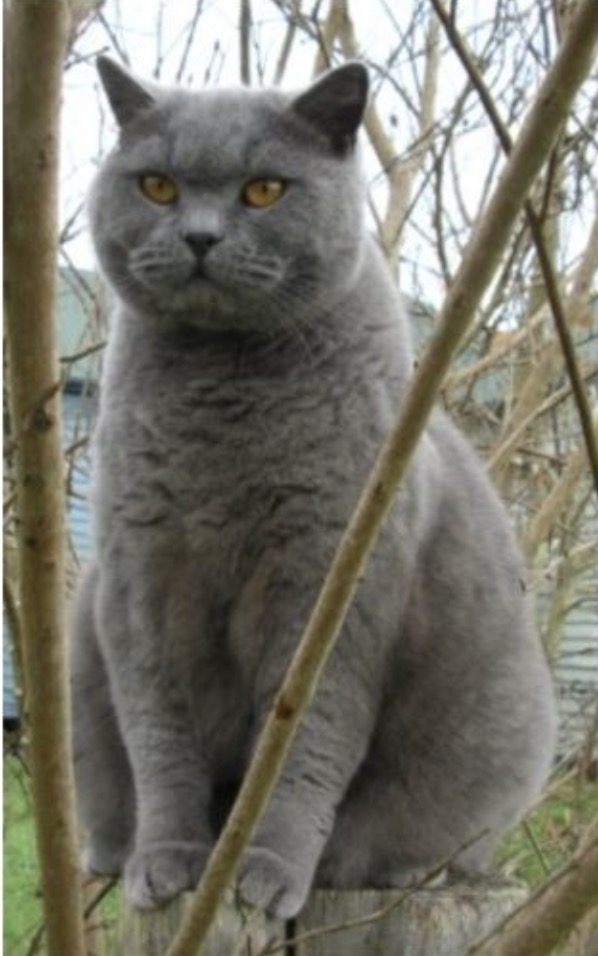
#> input picture cs231n/leaningPythonAndNumpy/test.png, 598 x 956 px
$ python leaningScipy.py   (older library calls are emulated)
#> lines starting #> are read from the running program, lines starting #| are printed output that depends on the picture
from scipy.misc import imread , imsave , imresize
img = imread('test.png')
#> img is the input picture: shape (956, 598, 3); mean R, G, B 118.7, 117.2, 106.6
print(img.dtype , img.shape)
#| uint8 (956, 598, 3)
img_tinted = img * [1 , 0.95 , 0.9]
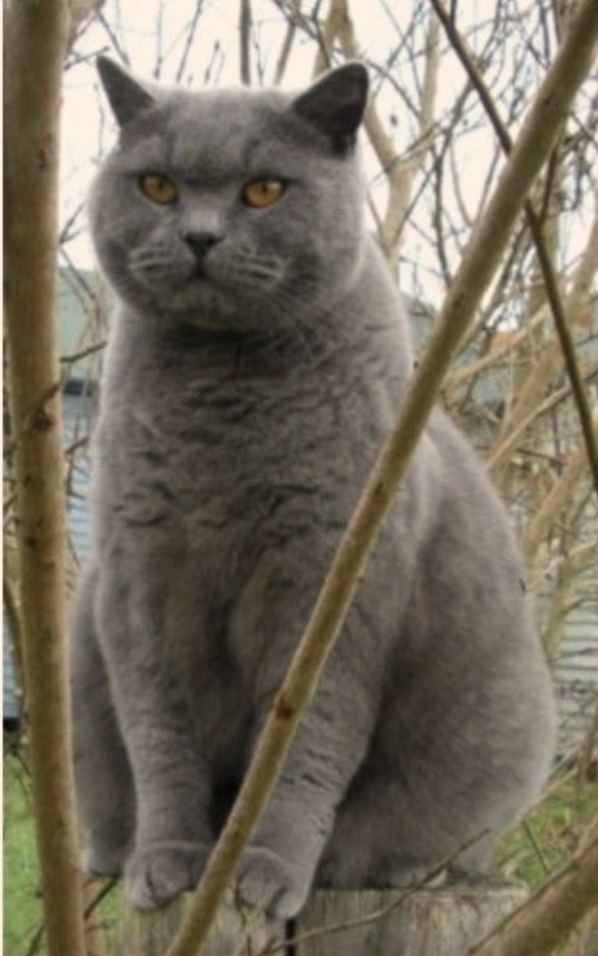
#> img_tinted: shape (956, 598, 3) float64; mean R, G, B 118.7, 111.3, 95.9
img_tinted = imresize(img_tinted , (300 , 300))
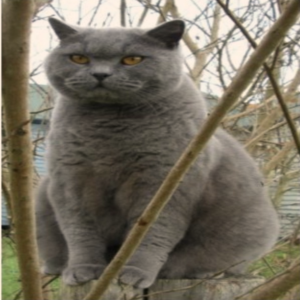
#> img_tinted: shape (300, 300, 3); mean R, G, B 118.7, 111.3, 96
imsave('test2.png' , img_tinted)

import numpy as np;
import matplotlib.pyplot as plt

x = np.arange(0 , 2 * np.pi , 0.1)
y = np.sin(x)

plt.plot(x , y)
plt.show()
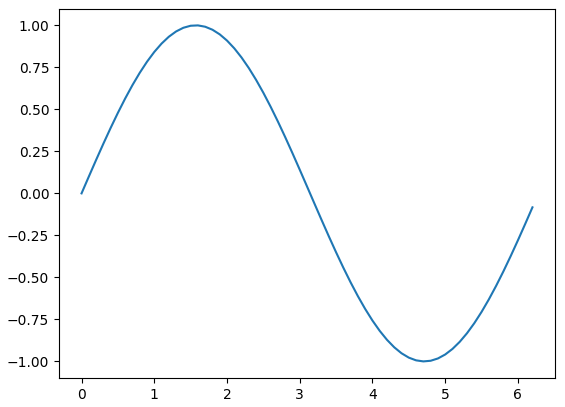
#> figure drawn by matplotlib, 1 panel; curve peaks at x = 1.6, y = 1

x = np.arange(0 , 3 * np.pi , 0.1)
y_sin = np.sin(x)
y_cos = np.cos(x)

plt.plot(x , y_sin)
plt.plot(x , y_cos)
plt.xlabel("x axis label")
plt.ylabel("y axis label")
plt.title('sine and cosine')
plt.legend(['sine' , "cosine"])
plt.show()
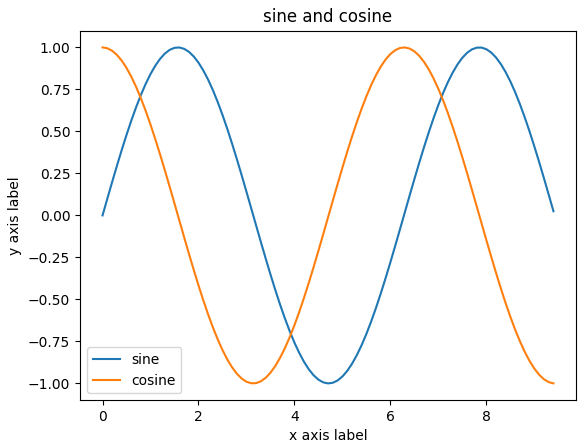
#> figure drawn by matplotlib, 1 panel; curve peaks at x = 1.6, y = 1; curve peaks at x = 0, y = 1

img = imread("test.png")
img_tinted = img * [1 , 0.95 , 0.9]
plt.subplot(1 , 2 , 1)
plt.imshow(img)
plt.subplot(1 , 2 , 2)
plt.imshow(np.uint8(img_tinted))
plt.show()
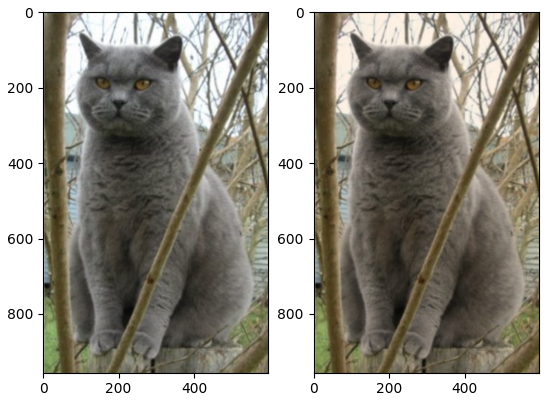
#> figure drawn by matplotlib, 2 panels
